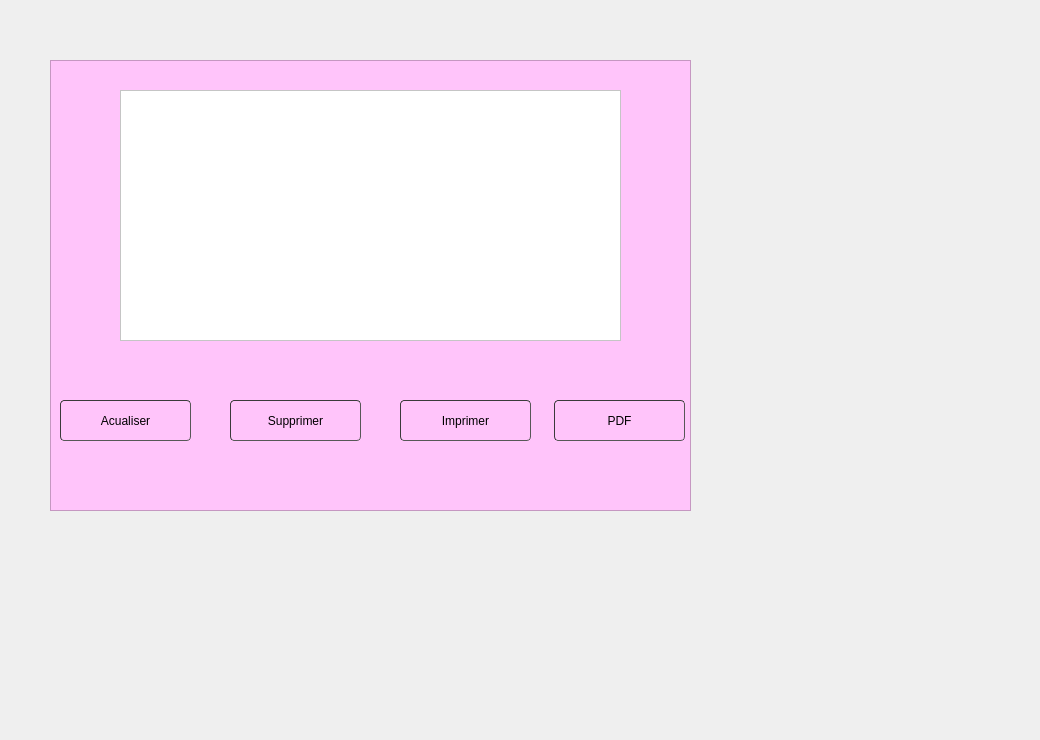
      <widget class="QWidget" name="tab_6">
       <attribute name="title">
        <string>Afficher congés</string>
       </attribute>
       <widget class="QFrame" name="frame_4">
        <property name="geometry">
         <rect>
          <x>50</x>
          <y>60</y>
          <width>641</width>
          <height>451</height>
         </rect>
        </property>
        <property name="styleSheet">
         <string notr="true">background-color:rgb(255, 196, 250)</string>
        </property>
        <property name="frameShape">
         <enum>QFrame::StyledPanel</enum>
        </property>
        <property name="frameShadow">
         <enum>QFrame::Raised</enum>
        </property>
        <widget class="QTableView" name="tableView_2">
         <property name="geometry">
          <rect>
           <x>70</x>
           <y>30</y>
           <width>501</width>
           <height>251</height>
          </rect>
         </property>
         <property name="styleSheet">
          <string notr="true">background-color: rgb(255, 255, 255);
font: 75 9pt &quot;Arial&quot;;</string>
         </property>
        </widget>
        <widget class="QPushButton" name="pushButton_5">
         <property name="geometry">
          <rect>
           <x>350</x>
           <y>340</y>
           <width>131</width>
           <height>41</height>
          </rect>
         </property>
         <property name="styleSheet">
          <string notr="true">	border-width: 1px; border-radius: 4px;
color: rgb(0, 0, 0);
	border-color: rgb(58, 58, 58);
	border-style: inset;
	padding: 0 8px;

	selection-background-color: rgb(187, 187, 187);
	selection-color: rgb(60, 63, 65);</string>
         </property>
         <property name="text">
          <string>Imprimer</string>
         </property>
         <property name="icon">
          <iconset resource="ressources.qrc">
           <normaloff>:/img/ressources/128411451_681880159137485_1506548420732995776_n.png</normaloff>:/img/ressources/128411451_681880159137485_1506548420732995776_n.png</iconset>
         </property>
         <property name="iconSize">
          <size>
           <width>25</width>
           <height>25</height>
          </size>
         </property>
        </widget>
        <widget class="QPushButton" name="pushButton_3">
         <property name="geometry">
          <rect>
           <x>180</x>
           <y>340</y>
           <width>131</width>
           <height>41</height>
          </rect>
         </property>
         <property name="styleSheet">
          <string notr="true">	border-width: 1px; border-radius: 4px;
color: rgb(0, 0, 0);
	border-color: rgb(58, 58, 58);
	border-style: inset;
	padding: 0 8px;

	selection-background-color: rgb(187, 187, 187);
	selection-color: rgb(60, 63, 65);</string>
         </property>
         <property name="text">
          <string>Supprimer</string>
         </property>
         <property name="icon">
          <iconset resource="ressources.qrc">
           <normaloff>:/img/ressources/127960661_183172423452732_4500599527248670551_n.png</normaloff>:/img/ressources/127960661_183172423452732_4500599527248670551_n.png</iconset>
         </property>
         <property name="iconSize">
          <size>
           <width>25</width>
           <height>25</height>
          </size>
         </property>
        </widget>
        <widget class="QPushButton" name="pushButton_4">
         <property name="geometry">
          <rect>
           <x>10</x>
           <y>340</y>
           <width>131</width>
           <height>41</height>
          </rect>
         </property>
         <property name="styleSheet">
          <string notr="true">	border-width: 1px; border-radius: 4px;
color: rgb(0, 0, 0);
	border-color: rgb(58, 58, 58);
	border-style: inset;
	padding: 0 8px;

	selection-background-color: rgb(187, 187, 187);
	selection-color: rgb(60, 63, 65);</string>
         </property>
         <property name="text">
          <string>Acualiser</string>
         </property>
         <property name="icon">
          <iconset resource="ressources.qrc">
           <normaloff>:/img/ressources/128439765_3597692763660753_3323737546201286996_n.png</normaloff>:/img/ressources/128439765_3597692763660753_3323737546201286996_n.png</iconset>
         </property>
         <property name="iconSize">
          <size>
           <width>25</width>
           <height>25</height>
          </size>
         </property>
        </widget>
        <widget class="QPushButton" name="pushButton_2">
         <property name="geometry">
          <rect>
           <x>504</x>
           <y>340</y>
           <width>131</width>
           <height>41</height>
          </rect>
         </property>
         <property name="styleSheet">
          <string notr="true">	border-width: 1px; border-radius: 4px;
color: rgb(0, 0, 0);
	border-color: rgb(58, 58, 58);
	border-style: inset;
	padding: 0 8px;

	selection-background-color: rgb(187, 187, 187);
	selection-color: rgb(60, 63, 65);</string>
         </property>
         <property name="text">
          <string>PDF</string>
         </property>
         <property name="icon">
          <iconset resource="ressources.qrc">
           <normaloff>:/img/ressources/pngegg.png</normaloff>:/img/ressources/pngegg.png</iconset>
         </property>
         <property name="iconSize">
          <size>
           <width>25</width>
           <height>25</height>
          </size>
         </property>
        </widget>
        <zorder>tableView_2</zorder>
        <zorder>pushButton_2</zorder>
        <zorder>pushButton_3</zorder>
        <zorder>pushButton_4</zorder>
        <zorder>pushButton_5</zorder>
       </widget>
       <widget class="QLabel" name="label_27">
        <property name="geometry">
         <rect>
          <x>820</x>
          <y>380</y>
          <width>211</width>
          <height>351</height>
         </rect>
        </property>
        <property name="styleSheet">
         <string notr="true">background-color:transparent;
background-image: url(:/img/ressources/pngegg (1) (1).png);</string>
        </property>
        <property name="text">
         <string/>
        </property>
       </widget>
      </widget>
